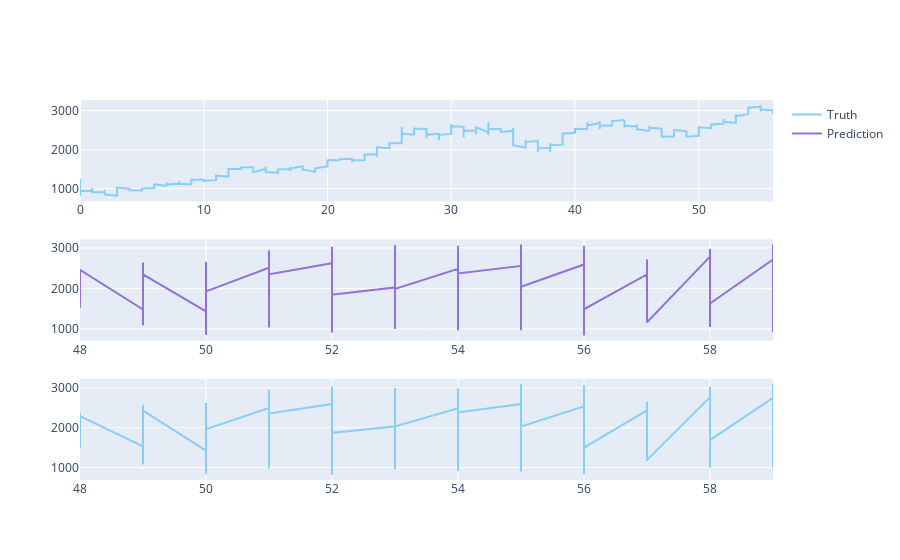

The notebook cell this image was saved under:
### Code cell
test_vals = temp.index[x_len:]
fig = make_subplots(rows=4, cols=1)
fig.add_trace(go.Scatter(x=temp.index, y=df.Close,
                         name='Truth',
                         marker_color='LightSkyBlue'), row=1, col=1)


fig.add_trace(go.Scatter(x=test_vals,
                         y=y_pred,
                         name='Prediction',
                         marker_color='MediumPurple'), row=1, col=1)


fig.add_trace(go.Scatter(x=test_vals,
                         y=y_pred,
                         name='Prediction',
                         marker_color='MediumPurple'), row=2, col=1)


fig.add_trace(go.Scatter(x=test_vals,
                         y=y_test,
                         name='Truth',
                         marker_color='LightSkyBlue',
                         showlegend=False), row=3, col=1)

# )


fig.show()

### Figure 1 — Plotly figure (JSON) as saved in the notebook; plotly's stock layout.template omitted (floating-point values rounded to 4 significant figures; data arrays with more than 128 entries replaced by an {"elided": "..."} marker saying what was removed)
{"data": [{"marker": {"color": "LightSkyBlue"}, "name": "Truth", "type": "scatter", "x": {"elided": "889 int values"}, "xaxis": "x", "y": {"elided": "855 float values"}, "yaxis": "y"}, {"marker": {"color": "MediumPurple"}, "name": "Prediction", "type": "scatter", "x": {"elided": "889 int values"}, "xaxis": "x2", "y": {"elided": "171 float values"}, "yaxis": "y2"}, {"marker": {"color": "LightSkyBlue"}, "name": "Truth", "showlegend": false, "type": "scatter", "x": {"elided": "889 int values"}, "xaxis": "x3", "y": {"elided": "171 float values"}, "yaxis": "y3"}], "layout": {"xaxis": {"anchor": "y", "domain": [0, 1]}, "xaxis2": {"anchor": "y2", "domain": [0, 1]}, "xaxis3": {"anchor": "y3", "domain": [0, 1]}, "yaxis": {"anchor": "x", "domain": [0.7333, 1]}, "yaxis2": {"anchor": "x2", "domain": [0.3667, 0.6333]}, "yaxis3": {"anchor": "x3", "domain": [0, 0.2667]}}}
